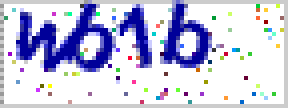
#> input picture ai/hsd/checkcode.png, 72 x 27 px (shown 4 times larger)
$ python predict.py
#> lines starting #> are read from the running program, lines starting #| are printed output that depends on the picture
# coding: utf-8

# import urllib
# import urllib2
import numpy as np
from PIL import Image
from cStringIO import StringIO
from sklearn.externals import joblib
import sys
sys.path.append('/Users/apple/Library/Python/2.7/lib/python/site-packages/PIL/')
sys.path.append('/Users/apple/Library/Python/2.7/lib/python/site-packages/sklearn/externals/')

def verify(url, model):
    """
    :param url: 验证码地址
    :param model: 处理该验证码的模型
    :param save: 是否保存临时文件到cache
    :return:
    """
#> called with url = 'checkcode.png', model = 'model/zf_linearSVC.pkl'
    # [6 lines of commented-out code are left out]
    image = Image.open(url)
#> image is the input picture: PIL image 72x27 P; mean R, G, B, A 199.4, 199.8, 225.6, 255
    x_size, y_size = image.size
#> x_size = 72; y_size = 27
    y_size -= 5
#> y_size = 22

    # y from 1 to y_size-5
    # x from 4 to x_size-18
    piece = (x_size-22) / 8
#> piece = 6.25
    centers = [4+piece*(2*i+1) for i in range(4)]
#> centers = [10.25, 22.75, 35.25, 47.75]
    data = np.empty((4, 21 * 16), dtype="float32")
    for i, center in enumerate(centers):
        single_pic = image.crop((center-(piece+2), 1, center+(piece+2), y_size))
        data[i, :] = np.asarray(single_pic, dtype="float32").flatten() / 255.0
#> this loop made 2 passes
#> pass 1, in verify, `single_pic = image.crop((center-(piece+2), 1, center+(piece+2), y_size))`:
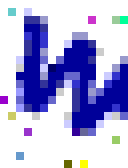
#> single_pic: PIL image 16x21 P (shown 8 times larger); mean R, G, B, A 175.2, 175.3, 220.7, 255
#> pass 2, in verify, `single_pic = image.crop((center-(piece+2), 1, center+(piece+2), y_size))`:
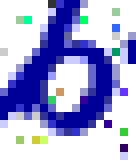
#> single_pic: PIL image 17x21 P (shown 8 times larger); mean R, G, B, A 167.6, 170.3, 217.4, 255
        # if save:
        #     single_pic.save('cache/todo-%s.png' % i)
    clf = joblib.load(model)
    answers = clf.predict(data)
    answers = map(chr, map(lambda x: x + 48 if x <= 9 else x + 87 if x <= 23 else x + 88, map(int, answers)))
    return ''.join(answers)


the_url = 'checkcode.png'
the_model = 'model/zf_linearSVC.pkl'
#> (the run stopped early here; a loop or call above may not have finished)
